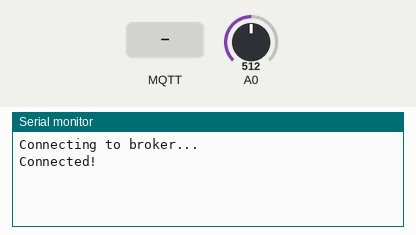
Bench run of a sketch on a simulated Arduino Uno, built with avr-gcc and run on an emulated ATmega328P. Parts: the last lines printed to the serial monitor. The inputs (shaded band) are chosen by the test bench; at power-on: A0 = 512. WiFi joins after 1.5 s; servers stay silent unless stated; no MQTT or app messages arrive unless stated.

Above: at 4.2 s.
4.3 s: MQTT message "1" arrives on the first subscribed topic
At 4.7 s:
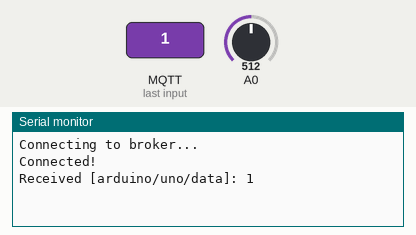
6.5 s: MQTT message "on" arrives on the first subscribed topic
At 7.5 s:
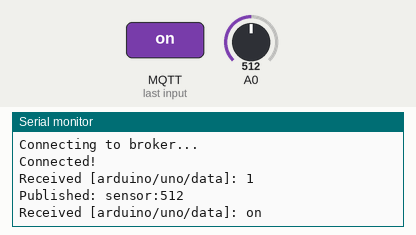
8.0 s: MQTT message "off" arrives on the first subscribed topic
At 8.7 s:
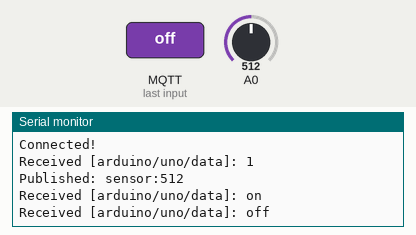
9.5 s: A0 set to 716
At 11.5 s:
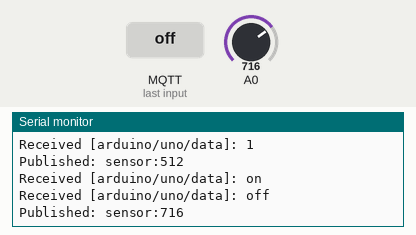

The sketch:

arduino_uno_mqtt.ino
```cpp
#include <SPI.h>
#include <Ethernet.h>
#include <PubSubClient.h>

byte mac[] = { 0xDE, 0xAD, 0xBE, 0xEF, 0xFE, 0xED };

const char* broker   = "broker.hivemq.com";
const char* pubTopic = "arduino/uno/data";
const char* subTopic = "arduino/uno/data";

EthernetClient ethClient;
PubSubClient   mqtt(ethClient);

// ── Callback: just print the received message ──
void callback(char* topic, byte* payload, unsigned int length) {
  String msg = "";
  for (int i = 0; i < length; i++) msg += (char)payload[i];
  Serial.print("Received [");
  Serial.print(topic);
  Serial.print("]: ");
  Serial.println(msg);
}

void reconnect() {
  while (!mqtt.connected()) {
    Serial.println("Connecting to broker...");
    if (mqtt.connect("Arduino_things")) {
      Serial.println("Connected!");
      mqtt.subscribe(subTopic);
    } else {
      delay(3000);
    }
  }
}

void setup() {
  Serial.begin(9600);
  Ethernet.begin(mac);
  delay(1500);
  mqtt.setServer(broker, 1883);
  mqtt.setCallback(callback);
}

void loop() {
  if (!mqtt.connected()) reconnect();
  mqtt.loop();

  // Publish A0 reading every 5 seconds
  static unsigned long lastMsg = 0;
  if (millis() - lastMsg > 5000) {
    lastMsg = millis();
    char payload[32];
    snprintf(payload, sizeof(payload), "sensor:%d", analogRead(A0));
    mqtt.publish(pubTopic, payload);
    Serial.print("Published: ");
    Serial.println(payload);
  }
}
```

Measured:
- after the input at 4.3 s, the serial monitor: prints a new line at once (image 1)
- after the input at 6.5 s, the serial monitor: prints a new line at once (image 2)
- after the input at 8.0 s, the serial monitor: prints a new line at once (image 3)
- after the input at 9.5 s, the serial monitor: prints a new line after 0.50 s (image 4)
